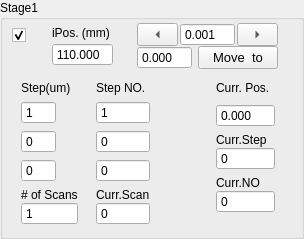
             <widget class="QGroupBox" name="stage1Group">
              <property name="sizePolicy">
               <sizepolicy hsizetype="Expanding" vsizetype="Expanding">
                <horstretch>0</horstretch>
                <verstretch>0</verstretch>
               </sizepolicy>
              </property>
              <property name="title">
               <string>Stage1</string>
              </property>
              <layout class="QFormLayout" name="formLayout_3">
               <property name="leftMargin">
                <number>9</number>
               </property>
               <property name="topMargin">
                <number>3</number>
               </property>
               <item row="0" column="0" colspan="2">
                <layout class="QHBoxLayout" name="horizontalLayout_2" stretch="1,3,0">
                 <property name="spacing">
                  <number>0</number>
                 </property>
                 <item>
                  <layout class="QVBoxLayout" name="verticalLayout_68">
                   <item>
                    <widget class="QCheckBox" name="activeStage1">
                     <property name="sizePolicy">
                      <sizepolicy hsizetype="Expanding" vsizetype="Fixed">
                       <horstretch>0</horstretch>
                       <verstretch>0</verstretch>
                      </sizepolicy>
                     </property>
                     <property name="toolTip">
                      <string>Active Instrument?</string>
                     </property>
                     <property name="text">
                      <string/>
                     </property>
                     <property name="checked">
                      <bool>true</bool>
                     </property>
                     <property name="mytype" stdset="0">
                      <string>checkbox</string>
                     </property>
                    </widget>
                   </item>
                   <item>
                    <spacer name="horizontalSpacer_5">
                     <property name="orientation">
                      <enum>Qt::Orientation::Horizontal</enum>
                     </property>
                     <property name="sizeType">
                      <enum>QSizePolicy::Policy::Fixed</enum>
                     </property>
                     <property name="sizeHint" stdset="0">
                      <size>
                       <width>20</width>
                       <height>20</height>
                      </size>
                     </property>
                    </spacer>
                   </item>
                  </layout>
                 </item>
                 <item>
                  <layout class="QVBoxLayout" name="verticalLayout_43">
                   <property name="spacing">
                    <number>0</number>
                   </property>
                   <property name="leftMargin">
                    <number>12</number>
                   </property>
                   <property name="topMargin">
                    <number>0</number>
                   </property>
                   <property name="rightMargin">
                    <number>12</number>
                   </property>
                   <item>
                    <widget class="QLabel" name="label_23">
                     <property name="sizePolicy">
                      <sizepolicy hsizetype="Expanding" vsizetype="Fixed">
                       <horstretch>0</horstretch>
                       <verstretch>0</verstretch>
                      </sizepolicy>
                     </property>
                     <property name="maximumSize">
                      <size>
                       <width>16777215</width>
                       <height>16777215</height>
                      </size>
                     </property>
                     <property name="text">
                      <string>iPos. (mm)</string>
                     </property>
                     <property name="mytype" stdset="0">
                      <string>label</string>
                     </property>
                    </widget>
                   </item>
                   <item>
                    <widget class="QDoubleSpinBox" name="iPos1">
                     <property name="sizePolicy">
                      <sizepolicy hsizetype="Expanding" vsizetype="Fixed">
                       <horstretch>0</horstretch>
                       <verstretch>0</verstretch>
                      </sizepolicy>
                     </property>
                     <property name="maximumSize">
                      <size>
                       <width>16777215</width>
                       <height>16777215</height>
                      </size>
                     </property>
                     <property name="buttonSymbols">
                      <enum>QAbstractSpinBox::ButtonSymbols::NoButtons</enum>
                     </property>
                     <property name="decimals">
                      <number>3</number>
                     </property>
                     <property name="maximum">
                      <double>220.000000000000000</double>
                     </property>
                     <property name="value">
                      <double>110.000000000000000</double>
                     </property>
                    </widget>
                   </item>
                  </layout>
                 </item>
                 <item>
                  <layout class="QVBoxLayout" name="verticalLayout_54">
                   <property name="spacing">
                    <number>0</number>
                   </property>
                   <property name="leftMargin">
                    <number>12</number>
                   </property>
                   <property name="rightMargin">
                    <number>12</number>
                   </property>
                   <item>
                    <layout class="QHBoxLayout" name="horizontalLayout_20">
                     <property name="spacing">
                      <number>2</number>
                     </property>
                     <item>
                      <widget class="QToolButton" name="stage1JogL">
                       <property name="sizePolicy">
                        <sizepolicy hsizetype="Expanding" vsizetype="Fixed">
                         <horstretch>0</horstretch>
                         <verstretch>0</verstretch>
                        </sizepolicy>
                       </property>
                       <property name="minimumSize">
                        <size>
                         <width>0</width>
                         <height>0</height>
                        </size>
                       </property>
                       <property name="maximumSize">
                        <size>
                         <width>16777215</width>
                         <height>16777215</height>
                        </size>
                       </property>
                       <property name="text">
                        <string>...</string>
                       </property>
                       <property name="toolButtonStyle">
                        <enum>Qt::ToolButtonStyle::ToolButtonIconOnly</enum>
                       </property>
                       <property name="arrowType">
                        <enum>Qt::ArrowType::LeftArrow</enum>
                       </property>
                       <property name="mytype" stdset="0">
                        <string>arrowbutton</string>
                       </property>
                      </widget>
                     </item>
                     <item>
                      <widget class="QDoubleSpinBox" name="stage1JogStep">
                       <property name="sizePolicy">
                        <sizepolicy hsizetype="Expanding" vsizetype="Fixed">
                         <horstretch>0</horstretch>
                         <verstretch>0</verstretch>
                        </sizepolicy>
                       </property>
                       <property name="maximumSize">
                        <size>
                         <width>16777215</width>
                         <height>16777215</height>
                        </size>
                       </property>
                       <property name="buttonSymbols">
                        <enum>QAbstractSpinBox::ButtonSymbols::NoButtons</enum>
                       </property>
                       <property name="decimals">
                        <number>3</number>
                       </property>
                       <property name="minimum">
                        <double>-50.000000000000000</double>
                       </property>
                       <property name="maximum">
                        <double>210.000000000000000</double>
                       </property>
                       <property name="value">
                        <double>0.001000000000000</double>
                       </property>
                      </widget>
                     </item>
                     <item>
                      <widget class="QToolButton" name="stage1JogR">
                       <property name="sizePolicy">
                        <sizepolicy hsizetype="Expanding" vsizetype="Fixed">
                         <horstretch>0</horstretch>
                         <verstretch>0</verstretch>
                        </sizepolicy>
                       </property>
                       <property name="minimumSize">
                        <size>
                         <width>0</width>
                         <height>0</height>
                        </size>
                       </property>
                       <property name="maximumSize">
                        <size>
                         <width>16777215</width>
                         <height>16777215</height>
                        </size>
                       </property>
                       <property name="text">
                        <string>...</string>
                       </property>
                       <property name="arrowType">
                        <enum>Qt::ArrowType::RightArrow</enum>
                       </property>
                       <property name="mytype" stdset="0">
                        <string>arrowbutton</string>
                       </property>
                      </widget>
                     </item>
                    </layout>
                   </item>
                   <item>
                    <layout class="QHBoxLayout" name="horizontalLayout_7">
                     <property name="spacing">
                      <number>6</number>
                     </property>
                     <property name="leftMargin">
                      <number>0</number>
                     </property>
                     <item>
                      <widget class="QDoubleSpinBox" name="stage1SetPos">
                       <property name="sizePolicy">
                        <sizepolicy hsizetype="Expanding" vsizetype="Fixed">
                         <horstretch>0</horstretch>
                         <verstretch>0</verstretch>
                        </sizepolicy>
                       </property>
                       <property name="maximumSize">
                        <size>
                         <width>16777215</width>
                         <height>16777215</height>
                        </size>
                       </property>
                       <property name="buttonSymbols">
                        <enum>QAbstractSpinBox::ButtonSymbols::NoButtons</enum>
                       </property>
                       <property name="decimals">
                        <number>3</number>
                       </property>
                       <property name="minimum">
                        <double>-50.000000000000000</double>
                       </property>
                       <property name="maximum">
                        <double>210.000000000000000</double>
                       </property>
                      </widget>
                     </item>
                     <item>
                      <widget class="QPushButton" name="stage1MoveTo">
                       <property name="sizePolicy">
                        <sizepolicy hsizetype="Expanding" vsizetype="Fixed">
                         <horstretch>0</horstretch>
                         <verstretch>0</verstretch>
                        </sizepolicy>
                       </property>
                       <property name="maximumSize">
                        <size>
                         <width>16777215</width>
                         <height>16777215</height>
                        </size>
                       </property>
                       <property name="font">
                        <font>
                         <pointsize>10</pointsize>
                        </font>
                       </property>
                       <property name="text">
                        <string>Move  to</string>
                       </property>
                      </widget>
                     </item>
                    </layout>
                   </item>
                  </layout>
                 </item>
                </layout>
               </item>
               <item row="1" column="0">
                <layout class="QFormLayout" name="formLayout_2">
                 <property name="horizontalSpacing">
                  <number>18</number>
                 </property>
                 <property name="verticalSpacing">
                  <number>6</number>
                 </property>
                 <property name="leftMargin">
                  <number>9</number>
                 </property>
                 <property name="topMargin">
                  <number>6</number>
                 </property>
                 <item row="0" column="0">
                  <widget class="QLabel" name="label_24">
                   <property name="sizePolicy">
                    <sizepolicy hsizetype="Expanding" vsizetype="Fixed">
                     <horstretch>2</horstretch>
                     <verstretch>0</verstretch>
                    </sizepolicy>
                   </property>
                   <property name="maximumSize">
                    <size>
                     <width>16777215</width>
                     <height>16777215</height>
                    </size>
                   </property>
                   <property name="text">
                    <string>Step(um)</string>
                   </property>
                   <property name="mytype" stdset="0">
                    <string>label</string>
                   </property>
                  </widget>
                 </item>
                 <item row="0" column="1">
                  <widget class="QLabel" name="label_25">
                   <property name="sizePolicy">
                    <sizepolicy hsizetype="Expanding" vsizetype="Fixed">
                     <horstretch>1</horstretch>
                     <verstretch>0</verstretch>
                    </sizepolicy>
                   </property>
                   <property name="maximumSize">
                    <size>
                     <width>16777215</width>
                     <height>16777215</height>
                    </size>
                   </property>
                   <property name="text">
                    <string>Step NO.</string>
                   </property>
                   <property name="mytype" stdset="0">
                    <string>label</string>
                   </property>
                  </widget>
                 </item>
                 <item row="1" column="0">
                  <widget class="QSpinBox" name="stage1Step1">
                   <property name="sizePolicy">
                    <sizepolicy hsizetype="Expanding" vsizetype="Fixed">
                     <horstretch>0</horstretch>
                     <verstretch>0</verstretch>
                    </sizepolicy>
                   </property>
                   <property name="maximumSize">
                    <size>
                     <width>16777215</width>
                     <height>16777215</height>
                    </size>
                   </property>
                   <property name="buttonSymbols">
                    <enum>QAbstractSpinBox::ButtonSymbols::NoButtons</enum>
                   </property>
                   <property name="minimum">
                    <number>-100</number>
                   </property>
                   <property name="value">
                    <number>1</number>
                   </property>
                  </widget>
                 </item>
                 <item row="1" column="1">
                  <widget class="QSpinBox" name="stage1Step1NO">
                   <property name="sizePolicy">
                    <sizepolicy hsizetype="Expanding" vsizetype="Fixed">
                     <horstretch>0</horstretch>
                     <verstretch>0</verstretch>
                    </sizepolicy>
                   </property>
                   <property name="maximumSize">
                    <size>
                     <width>16777215</width>
                     <height>16777215</height>
                    </size>
                   </property>
                   <property name="buttonSymbols">
                    <enum>QAbstractSpinBox::ButtonSymbols::NoButtons</enum>
                   </property>
                   <property name="maximum">
                    <number>10000</number>
                   </property>
                   <property name="value">
                    <number>1</number>
                   </property>
                   <property name="mytype" stdset="0">
                    <string>intNO</string>
                   </property>
                  </widget>
                 </item>
                 <item row="2" column="0">
                  <widget class="QSpinBox" name="stage1Step2">
                   <property name="sizePolicy">
                    <sizepolicy hsizetype="Expanding" vsizetype="Fixed">
                     <horstretch>0</horstretch>
                     <verstretch>0</verstretch>
                    </sizepolicy>
                   </property>
                   <property name="maximumSize">
                    <size>
                     <width>16777215</width>
                     <height>16777215</height>
                    </size>
                   </property>
                   <property name="buttonSymbols">
                    <enum>QAbstractSpinBox::ButtonSymbols::NoButtons</enum>
                   </property>
                   <property name="minimum">
                    <number>-100</number>
                   </property>
                  </widget>
                 </item>
                 <item row="2" column="1">
                  <widget class="QSpinBox" name="stage1Step2NO">
                   <property name="sizePolicy">
                    <sizepolicy hsizetype="Expanding" vsizetype="Fixed">
                     <horstretch>0</horstretch>
                     <verstretch>0</verstretch>
                    </sizepolicy>
                   </property>
                   <property name="maximumSize">
                    <size>
                     <width>16777215</width>
                     <height>16777215</height>
                    </size>
                   </property>
                   <property name="buttonSymbols">
                    <enum>QAbstractSpinBox::ButtonSymbols::NoButtons</enum>
                   </property>
                   <property name="maximum">
                    <number>10000</number>
                   </property>
                   <property name="value">
                    <number>0</number>
                   </property>
                   <property name="mytype" stdset="0">
                    <string>intNO</string>
                   </property>
                  </widget>
                 </item>
                 <item row="3" column="0">
                  <widget class="QSpinBox" name="stage1Step3">
                   <property name="sizePolicy">
                    <sizepolicy hsizetype="Expanding" vsizetype="Fixed">
                     <horstretch>0</horstretch>
                     <verstretch>0</verstretch>
                    </sizepolicy>
                   </property>
                   <property name="maximumSize">
                    <size>
                     <width>16777215</width>
                     <height>16777215</height>
                    </size>
                   </property>
                   <property name="buttonSymbols">
                    <enum>QAbstractSpinBox::ButtonSymbols::NoButtons</enum>
                   </property>
                   <property name="minimum">
                    <number>-100</number>
                   </property>
                  </widget>
                 </item>
                 <item row="3" column="1">
                  <widget class="QSpinBox" name="stage1Step3NO">
                   <property name="sizePolicy">
                    <sizepolicy hsizetype="Expanding" vsizetype="Fixed">
                     <horstretch>0</horstretch>
                     <verstretch>0</verstretch>
                    </sizepolicy>
                   </property>
                   <property name="maximumSize">
                    <size>
                     <width>16777215</width>
                     <height>16777215</height>
                    </size>
                   </property>
                   <property name="buttonSymbols">
                    <enum>QAbstractSpinBox::ButtonSymbols::NoButtons</enum>
                   </property>
                   <property name="maximum">
                    <number>10000</number>
                   </property>
                   <property name="value">
                    <number>0</number>
                   </property>
                   <property name="mytype" stdset="0">
                    <string>intNO</string>
                   </property>
                  </widget>
                 </item>
                 <item row="4" column="0">
                  <layout class="QVBoxLayout" name="verticalLayout_14">
                   <property name="spacing">
                    <number>0</number>
                   </property>
                   <item>
                    <widget class="QLabel" name="label_26">
                     <property name="sizePolicy">
                      <sizepolicy hsizetype="Expanding" vsizetype="Fixed">
                       <horstretch>0</horstretch>
                       <verstretch>0</verstretch>
                      </sizepolicy>
                     </property>
                     <property name="maximumSize">
                      <size>
                       <width>16777215</width>
                       <height>16777215</height>
                      </size>
                     </property>
                     <property name="text">
                      <string># of Scans</string>
                     </property>
                     <property name="mytype" stdset="0">
                      <string>label</string>
                     </property>
                    </widget>
                   </item>
                   <item>
                    <widget class="QSpinBox" name="scanRepNO1">
                     <property name="sizePolicy">
                      <sizepolicy hsizetype="Expanding" vsizetype="Fixed">
                       <horstretch>0</horstretch>
                       <verstretch>0</verstretch>
                      </sizepolicy>
                     </property>
                     <property name="maximumSize">
                      <size>
                       <width>16777215</width>
                       <height>16777215</height>
                      </size>
                     </property>
                     <property name="buttonSymbols">
                      <enum>QAbstractSpinBox::ButtonSymbols::NoButtons</enum>
                     </property>
                     <property name="minimum">
                      <number>1</number>
                     </property>
                     <property name="mytype" stdset="0">
                      <string>intNO</string>
                     </property>
                    </widget>
                   </item>
                  </layout>
                 </item>
                 <item row="4" column="1">
                  <layout class="QVBoxLayout" name="verticalLayout_15">
                   <property name="spacing">
                    <number>0</number>
                   </property>
                   <item>
                    <widget class="QLabel" name="label_11">
                     <property name="sizePolicy">
                      <sizepolicy hsizetype="Expanding" vsizetype="Fixed">
                       <horstretch>0</horstretch>
                       <verstretch>0</verstretch>
                      </sizepolicy>
                     </property>
                     <property name="maximumSize">
                      <size>
                       <width>16777215</width>
                       <height>16777215</height>
                      </size>
                     </property>
                     <property name="text">
                      <string>Curr.Scan</string>
                     </property>
                     <property name="mytype" stdset="0">
                      <string>label</string>
                     </property>
                    </widget>
                   </item>
                   <item>
                    <widget class="QSpinBox" name="stage1CurrScan">
                     <property name="sizePolicy">
                      <sizepolicy hsizetype="Expanding" vsizetype="Fixed">
                       <horstretch>0</horstretch>
                       <verstretch>0</verstretch>
                      </sizepolicy>
                     </property>
                     <property name="maximumSize">
                      <size>
                       <width>16777215</width>
                       <height>16777215</height>
                      </size>
                     </property>
                     <property name="buttonSymbols">
                      <enum>QAbstractSpinBox::ButtonSymbols::NoButtons</enum>
                     </property>
                     <property name="mytype" stdset="0">
                      <string>intNO</string>
                     </property>
                    </widget>
                   </item>
                  </layout>
                 </item>
                </layout>
               </item>
               <item row="1" column="1">
                <layout class="QVBoxLayout" name="verticalLayout_51">
                 <property name="spacing">
                  <number>6</number>
                 </property>
                 <property name="leftMargin">
                  <number>60</number>
                 </property>
                 <property name="topMargin">
                  <number>6</number>
                 </property>
                 <property name="rightMargin">
                  <number>15</number>
                 </property>
                 <item>
                  <layout class="QVBoxLayout" name="verticalLayout_19">
                   <property name="spacing">
                    <number>9</number>
                   </property>
                   <item>
                    <widget class="QLabel" name="label_3">
                     <property name="sizePolicy">
                      <sizepolicy hsizetype="Expanding" vsizetype="Fixed">
                       <horstretch>0</horstretch>
                       <verstretch>0</verstretch>
                      </sizepolicy>
                     </property>
                     <property name="maximumSize">
                      <size>
                       <width>16777215</width>
                       <height>16777215</height>
                      </size>
                     </property>
                     <property name="text">
                      <string>Curr. Pos.</string>
                     </property>
                     <property name="mytype" stdset="0">
                      <string>label</string>
                     </property>
                    </widget>
                   </item>
                   <item>
                    <widget class="QDoubleSpinBox" name="stage1CurrPos">
                     <property name="sizePolicy">
                      <sizepolicy hsizetype="Expanding" vsizetype="Fixed">
                       <horstretch>0</horstretch>
                       <verstretch>0</verstretch>
                      </sizepolicy>
                     </property>
                     <property name="maximumSize">
                      <size>
                       <width>16777215</width>
                       <height>16777215</height>
                      </size>
                     </property>
                     <property name="buttonSymbols">
                      <enum>QAbstractSpinBox::ButtonSymbols::NoButtons</enum>
                     </property>
                     <property name="decimals">
                      <number>3</number>
                     </property>
                     <property name="minimum">
                      <double>-210.000000000000000</double>
                     </property>
                     <property name="maximum">
                      <double>210.000000000000000</double>
                     </property>
                    </widget>
                   </item>
                  </layout>
                 </item>
                 <item>
                  <layout class="QVBoxLayout" name="verticalLayout_18">
                   <property name="spacing">
                    <number>0</number>
                   </property>
                   <item>
                    <widget class="QLabel" name="label_12">
                     <property name="sizePolicy">
                      <sizepolicy hsizetype="Expanding" vsizetype="Fixed">
                       <horstretch>0</horstretch>
                       <verstretch>0</verstretch>
                      </sizepolicy>
                     </property>
                     <property name="maximumSize">
                      <size>
                       <width>16777215</width>
                       <height>16777215</height>
                      </size>
                     </property>
                     <property name="text">
                      <string>Curr.Step</string>
                     </property>
                     <property name="mytype" stdset="0">
                      <string>label</string>
                     </property>
                    </widget>
                   </item>
                   <item>
                    <widget class="QSpinBox" name="stage1CurrStep">
                     <property name="sizePolicy">
                      <sizepolicy hsizetype="Expanding" vsizetype="Fixed">
                       <horstretch>0</horstretch>
                       <verstretch>0</verstretch>
                      </sizepolicy>
                     </property>
                     <property name="maximumSize">
                      <size>
                       <width>16777215</width>
                       <height>16777215</height>
                      </size>
                     </property>
                     <property name="buttonSymbols">
                      <enum>QAbstractSpinBox::ButtonSymbols::NoButtons</enum>
                     </property>
                     <property name="maximum">
                      <number>10000</number>
                     </property>
                     <property name="mytype" stdset="0">
                      <string>intNO</string>
                     </property>
                    </widget>
                   </item>
                  </layout>
                 </item>
                 <item>
                  <layout class="QVBoxLayout" name="verticalLayout_17">
                   <property name="spacing">
                    <number>0</number>
                   </property>
                   <item>
                    <widget class="QLabel" name="label_37">
                     <property name="sizePolicy">
                      <sizepolicy hsizetype="Expanding" vsizetype="Fixed">
                       <horstretch>0</horstretch>
                       <verstretch>0</verstretch>
                      </sizepolicy>
                     </property>
                     <property name="maximumSize">
                      <size>
                       <width>16777215</width>
                       <height>16777215</height>
                      </size>
                     </property>
                     <property name="text">
                      <string>Curr.NO</string>
                     </property>
                     <property name="mytype" stdset="0">
                      <string>label</string>
                     </property>
                    </widget>
                   </item>
                   <item>
                    <widget class="QSpinBox" name="stage1CurrStepNO">
                     <property name="sizePolicy">
                      <sizepolicy hsizetype="Expanding" vsizetype="Fixed">
                       <horstretch>0</horstretch>
                       <verstretch>0</verstretch>
                      </sizepolicy>
                     </property>
                     <property name="maximumSize">
                      <size>
                       <width>16777215</width>
                       <height>16777215</height>
                      </size>
                     </property>
                     <property name="buttonSymbols">
                      <enum>QAbstractSpinBox::ButtonSymbols::NoButtons</enum>
                     </property>
                     <property name="mytype" stdset="0">
                      <string>intNO</string>
                     </property>
                    </widget>
                   </item>
                  </layout>
                 </item>
                </layout>
               </item>
              </layout>
             </widget>
